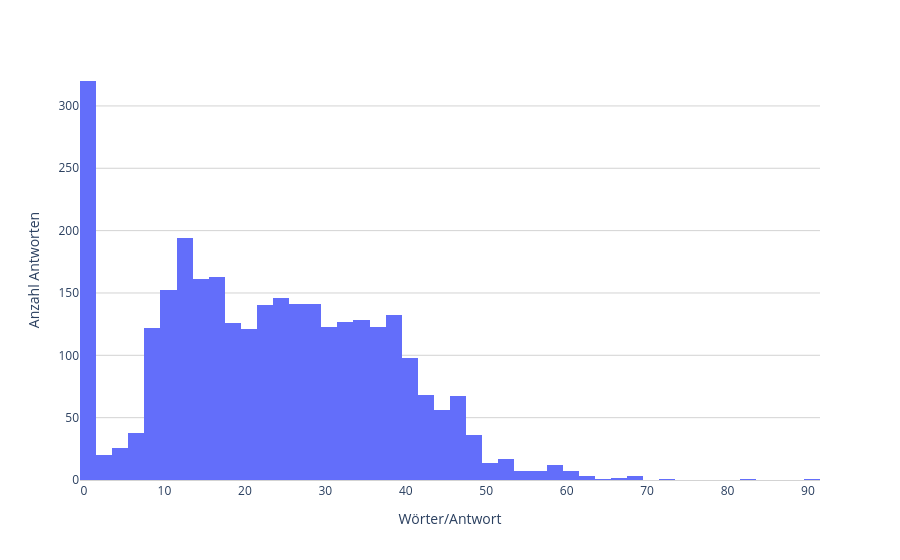

This figure's notebook cell:
### Code cell
PX.hist(answers['answer_word_count'], xaxes = {'title': 'Wörter/Antwort'}, yaxes = {'title': 'Anzahl Antworten'})

### Figure 1 — Plotly figure (JSON) as saved in the notebook; plotly's stock layout.template omitted (floating-point values rounded to 4 significant figures; data arrays with more than 128 entries replaced by an {"elided": "..."} marker saying what was removed)
{"data": [{"bingroup": "x", "hovertemplate": "variable=answer_word_count<br>value=%{x}<br>count=%{y}<extra></extra>", "legendgroup": "answer_word_count", "marker": {"color": "#636efa", "pattern": {"shape": ""}}, "name": "answer_word_count", "orientation": "v", "showlegend": true, "type": "histogram", "x": {"elided": "3045 int values"}, "xaxis": "x", "yaxis": "y"}], "layout": {"barmode": "relative", "legend": {"title": {"text": "variable"}, "tracegroupgap": 0}, "margin": {"t": 60}, "paper_bgcolor": "rgba(255, 255, 255, 1.0)", "plot_bgcolor": "rgba(255, 255, 255, 1.0)", "showlegend": false, "width": 900, "xaxis": {"anchor": "y", "domain": [0, 1], "linecolor": "LightGrey", "linewidth": 1, "showline": true, "title": {"text": "Wörter/Antwort"}}, "yaxis": {"anchor": "x", "domain": [0, 1], "gridcolor": "LightGrey", "gridwidth": 1, "showgrid": true, "title": {"text": "Anzahl Antworten"}}}}
